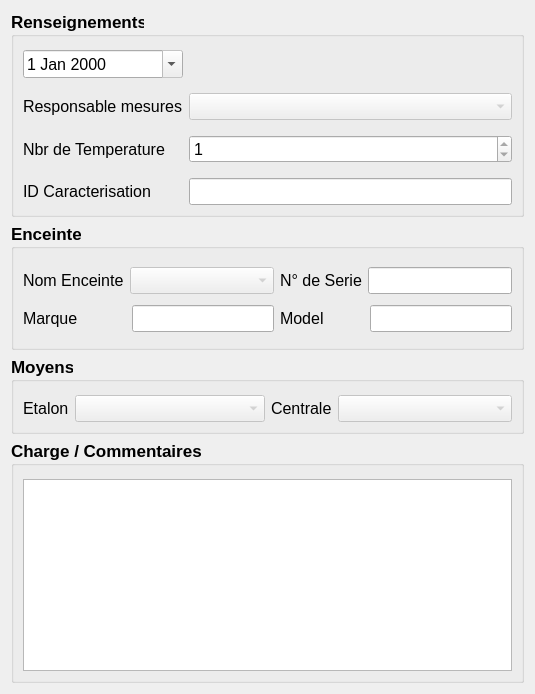
      <widget class="QWidget" name="tab">
       <property name="enabled">
        <bool>true</bool>
       </property>
       <attribute name="title">
        <string>Configuration</string>
       </attribute>
       <layout class="QVBoxLayout" name="verticalLayout">
        <item>
         <widget class="QGroupBox" name="groupBox_2">
          <property name="sizePolicy">
           <sizepolicy hsizetype="Preferred" vsizetype="Fixed">
            <horstretch>0</horstretch>
            <verstretch>0</verstretch>
           </sizepolicy>
          </property>
          <property name="minimumSize">
           <size>
            <width>0</width>
            <height>99</height>
           </size>
          </property>
          <property name="font">
           <font>
            <pointsize>13</pointsize>
            <weight>75</weight>
            <bold>true</bold>
           </font>
          </property>
          <property name="title">
           <string>Renseignements</string>
          </property>
          <layout class="QHBoxLayout" name="horizontalLayout_9">
           <property name="topMargin">
            <number>13</number>
           </property>
           <item>
            <layout class="QHBoxLayout" name="horizontalLayout_5">
             <item>
              <layout class="QGridLayout" name="gridLayout_2">
               <property name="horizontalSpacing">
                <number>6</number>
               </property>
               <property name="verticalSpacing">
                <number>15</number>
               </property>
               <item row="0" column="0">
                <widget class="QDateEdit" name="dateEdit">
                 <property name="font">
                  <font>
                   <pointsize>12</pointsize>
                   <weight>50</weight>
                   <bold>false</bold>
                  </font>
                 </property>
                 <property name="readOnly">
                  <bool>true</bool>
                 </property>
                 <property name="calendarPopup">
                  <bool>true</bool>
                 </property>
                </widget>
               </item>
               <item row="1" column="0">
                <widget class="QLabel" name="label_5">
                 <property name="sizePolicy">
                  <sizepolicy hsizetype="Fixed" vsizetype="Preferred">
                   <horstretch>0</horstretch>
                   <verstretch>0</verstretch>
                  </sizepolicy>
                 </property>
                 <property name="font">
                  <font>
                   <pointsize>12</pointsize>
                   <weight>50</weight>
                   <bold>false</bold>
                  </font>
                 </property>
                 <property name="text">
                  <string>Responsable mesures</string>
                 </property>
                </widget>
               </item>
               <item row="1" column="1">
                <widget class="QComboBox" name="comboBox_operateur">
                 <property name="enabled">
                  <bool>false</bool>
                 </property>
                 <property name="font">
                  <font>
                   <pointsize>12</pointsize>
                   <weight>50</weight>
                   <bold>false</bold>
                  </font>
                 </property>
                 <property name="modelColumn">
                  <number>0</number>
                 </property>
                </widget>
               </item>
               <item row="2" column="1">
                <widget class="QSpinBox" name="spinBox">
                 <property name="font">
                  <font>
                   <pointsize>12</pointsize>
                   <weight>50</weight>
                   <bold>false</bold>
                  </font>
                 </property>
                 <property name="alignment">
                  <set>Qt::AlignLeading|Qt::AlignLeft|Qt::AlignVCenter</set>
                 </property>
                 <property name="readOnly">
                  <bool>true</bool>
                 </property>
                 <property name="buttonSymbols">
                  <enum>QAbstractSpinBox::UpDownArrows</enum>
                 </property>
                 <property name="minimum">
                  <number>1</number>
                 </property>
                 <property name="value">
                  <number>1</number>
                 </property>
                </widget>
               </item>
               <item row="2" column="0">
                <widget class="QLabel" name="label_9">
                 <property name="font">
                  <font>
                   <pointsize>12</pointsize>
                   <weight>50</weight>
                   <bold>false</bold>
                  </font>
                 </property>
                 <property name="text">
                  <string>Nbr de Temperature</string>
                 </property>
                </widget>
               </item>
               <item row="3" column="0">
                <widget class="QLabel" name="label_20">
                 <property name="font">
                  <font>
                   <pointsize>12</pointsize>
                   <weight>50</weight>
                   <bold>false</bold>
                  </font>
                 </property>
                 <property name="text">
                  <string>ID Caracterisation</string>
                 </property>
                </widget>
               </item>
               <item row="3" column="1">
                <widget class="QLineEdit" name="lineEdit_id_caracterisation">
                 <property name="font">
                  <font>
                   <pointsize>12</pointsize>
                   <weight>50</weight>
                   <bold>false</bold>
                  </font>
                 </property>
                 <property name="readOnly">
                  <bool>true</bool>
                 </property>
                </widget>
               </item>
              </layout>
             </item>
            </layout>
           </item>
          </layout>
         </widget>
        </item>
        <item>
         <widget class="QGroupBox" name="groupBox">
          <property name="sizePolicy">
           <sizepolicy hsizetype="Preferred" vsizetype="Fixed">
            <horstretch>0</horstretch>
            <verstretch>0</verstretch>
           </sizepolicy>
          </property>
          <property name="minimumSize">
           <size>
            <width>0</width>
            <height>127</height>
           </size>
          </property>
          <property name="font">
           <font>
            <pointsize>13</pointsize>
            <weight>75</weight>
            <bold>true</bold>
           </font>
          </property>
          <property name="title">
           <string>Enceinte</string>
          </property>
          <layout class="QHBoxLayout" name="horizontalLayout_10">
           <property name="topMargin">
            <number>13</number>
           </property>
           <item>
            <layout class="QGridLayout" name="gridLayout">
             <item row="0" column="0">
              <layout class="QHBoxLayout" name="horizontalLayout">
               <item>
                <widget class="QLabel" name="label">
                 <property name="sizePolicy">
                  <sizepolicy hsizetype="Fixed" vsizetype="Preferred">
                   <horstretch>0</horstretch>
                   <verstretch>0</verstretch>
                  </sizepolicy>
                 </property>
                 <property name="font">
                  <font>
                   <pointsize>12</pointsize>
                   <weight>50</weight>
                   <bold>false</bold>
                  </font>
                 </property>
                 <property name="text">
                  <string>Nom Enceinte</string>
                 </property>
                </widget>
               </item>
               <item>
                <widget class="QComboBox" name="comboBox_enceinte">
                 <property name="enabled">
                  <bool>false</bool>
                 </property>
                 <property name="font">
                  <font>
                   <pointsize>12</pointsize>
                   <weight>50</weight>
                   <bold>false</bold>
                  </font>
                 </property>
                </widget>
               </item>
              </layout>
             </item>
             <item row="1" column="0">
              <layout class="QHBoxLayout" name="horizontalLayout_2">
               <item>
                <widget class="QLabel" name="label_2">
                 <property name="sizePolicy">
                  <sizepolicy hsizetype="Fixed" vsizetype="Preferred">
                   <horstretch>0</horstretch>
                   <verstretch>0</verstretch>
                  </sizepolicy>
                 </property>
                 <property name="minimumSize">
                  <size>
                   <width>103</width>
                   <height>0</height>
                  </size>
                 </property>
                 <property name="font">
                  <font>
                   <pointsize>12</pointsize>
                   <weight>50</weight>
                   <bold>false</bold>
                  </font>
                 </property>
                 <property name="text">
                  <string>Marque</string>
                 </property>
                </widget>
               </item>
               <item>
                <widget class="QLineEdit" name="lineEdit_marque">
                 <property name="font">
                  <font>
                   <pointsize>12</pointsize>
                   <weight>50</weight>
                   <bold>false</bold>
                  </font>
                 </property>
                 <property name="readOnly">
                  <bool>true</bool>
                 </property>
                </widget>
               </item>
              </layout>
             </item>
             <item row="0" column="1">
              <layout class="QHBoxLayout" name="horizontalLayout_3">
               <item>
                <widget class="QLabel" name="label_3">
                 <property name="sizePolicy">
                  <sizepolicy hsizetype="Fixed" vsizetype="Preferred">
                   <horstretch>0</horstretch>
                   <verstretch>0</verstretch>
                  </sizepolicy>
                 </property>
                 <property name="font">
                  <font>
                   <pointsize>12</pointsize>
                   <weight>50</weight>
                   <bold>false</bold>
                  </font>
                 </property>
                 <property name="text">
                  <string>N° de Serie</string>
                 </property>
                </widget>
               </item>
               <item>
                <widget class="QLineEdit" name="lineEdit_n_serie">
                 <property name="font">
                  <font>
                   <pointsize>12</pointsize>
                   <weight>50</weight>
                   <bold>false</bold>
                  </font>
                 </property>
                 <property name="readOnly">
                  <bool>true</bool>
                 </property>
                </widget>
               </item>
              </layout>
             </item>
             <item row="1" column="1">
              <layout class="QHBoxLayout" name="horizontalLayout_4">
               <item>
                <widget class="QLabel" name="label_4">
                 <property name="sizePolicy">
                  <sizepolicy hsizetype="Fixed" vsizetype="Preferred">
                   <horstretch>0</horstretch>
                   <verstretch>0</verstretch>
                  </sizepolicy>
                 </property>
                 <property name="minimumSize">
                  <size>
                   <width>84</width>
                   <height>0</height>
                  </size>
                 </property>
                 <property name="font">
                  <font>
                   <pointsize>12</pointsize>
                   <weight>50</weight>
                   <bold>false</bold>
                  </font>
                 </property>
                 <property name="text">
                  <string>Model</string>
                 </property>
                </widget>
               </item>
               <item>
                <widget class="QLineEdit" name="lineEdit_model">
                 <property name="font">
                  <font>
                   <pointsize>12</pointsize>
                   <weight>50</weight>
                   <bold>false</bold>
                  </font>
                 </property>
                 <property name="readOnly">
                  <bool>true</bool>
                 </property>
                </widget>
               </item>
              </layout>
             </item>
            </layout>
           </item>
          </layout>
         </widget>
        </item>
        <item>
         <widget class="QGroupBox" name="groupBox_3">
          <property name="sizePolicy">
           <sizepolicy hsizetype="Preferred" vsizetype="Fixed">
            <horstretch>0</horstretch>
            <verstretch>0</verstretch>
           </sizepolicy>
          </property>
          <property name="minimumSize">
           <size>
            <width>0</width>
            <height>63</height>
           </size>
          </property>
          <property name="font">
           <font>
            <pointsize>13</pointsize>
            <weight>75</weight>
            <bold>true</bold>
           </font>
          </property>
          <property name="title">
           <string>Moyens</string>
          </property>
          <layout class="QHBoxLayout" name="horizontalLayout_11">
           <property name="topMargin">
            <number>13</number>
           </property>
           <item>
            <layout class="QHBoxLayout" name="horizontalLayout_8">
             <item>
              <layout class="QHBoxLayout" name="horizontalLayout_6">
               <item>
                <widget class="QLabel" name="label_6">
                 <property name="sizePolicy">
                  <sizepolicy hsizetype="Fixed" vsizetype="Preferred">
                   <horstretch>0</horstretch>
                   <verstretch>0</verstretch>
                  </sizepolicy>
                 </property>
                 <property name="font">
                  <font>
                   <pointsize>12</pointsize>
                   <weight>50</weight>
                   <bold>false</bold>
                  </font>
                 </property>
                 <property name="text">
                  <string>Etalon</string>
                 </property>
                </widget>
               </item>
               <item>
                <widget class="QComboBox" name="comboBox_etalon">
                 <property name="enabled">
                  <bool>false</bool>
                 </property>
                 <property name="font">
                  <font>
                   <pointsize>12</pointsize>
                   <weight>50</weight>
                   <bold>false</bold>
                  </font>
                 </property>
                </widget>
               </item>
              </layout>
             </item>
             <item>
              <layout class="QHBoxLayout" name="horizontalLayout_7">
               <item>
                <widget class="QLabel" name="label_7">
                 <property name="sizePolicy">
                  <sizepolicy hsizetype="Fixed" vsizetype="Preferred">
                   <horstretch>0</horstretch>
                   <verstretch>0</verstretch>
                  </sizepolicy>
                 </property>
                 <property name="font">
                  <font>
                   <pointsize>12</pointsize>
                   <weight>50</weight>
                   <bold>false</bold>
                  </font>
                 </property>
                 <property name="text">
                  <string>Centrale</string>
                 </property>
                </widget>
               </item>
               <item>
                <widget class="QComboBox" name="comboBox_centrale">
                 <property name="enabled">
                  <bool>false</bool>
                 </property>
                 <property name="font">
                  <font>
                   <pointsize>12</pointsize>
                   <weight>50</weight>
                   <bold>false</bold>
                  </font>
                 </property>
                </widget>
               </item>
              </layout>
             </item>
            </layout>
           </item>
          </layout>
         </widget>
        </item>
        <item>
         <widget class="QGroupBox" name="groupBox_4">
          <property name="sizePolicy">
           <sizepolicy hsizetype="Preferred" vsizetype="Expanding">
            <horstretch>0</horstretch>
            <verstretch>0</verstretch>
           </sizepolicy>
          </property>
          <property name="font">
           <font>
            <pointsize>13</pointsize>
            <weight>75</weight>
            <bold>true</bold>
           </font>
          </property>
          <property name="title">
           <string>Charge / Commentaires</string>
          </property>
          <layout class="QGridLayout" name="gridLayout_3">
           <property name="topMargin">
            <number>13</number>
           </property>
           <item row="0" column="0">
            <widget class="QTextEdit" name="textEdit">
             <property name="enabled">
              <bool>true</bool>
             </property>
             <property name="sizePolicy">
              <sizepolicy hsizetype="Expanding" vsizetype="MinimumExpanding">
               <horstretch>0</horstretch>
               <verstretch>0</verstretch>
              </sizepolicy>
             </property>
             <property name="font">
              <font>
               <pointsize>12</pointsize>
               <weight>50</weight>
               <bold>false</bold>
              </font>
             </property>
             <property name="readOnly">
              <bool>true</bool>
             </property>
            </widget>
           </item>
          </layout>
         </widget>
        </item>
       </layout>
      </widget>
